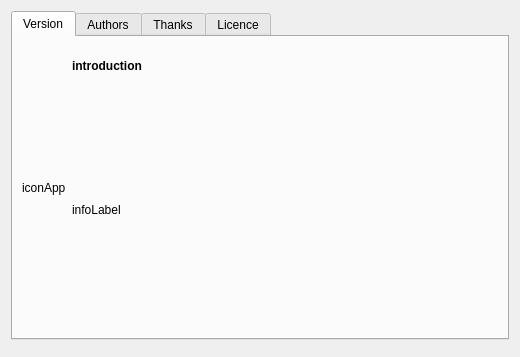
<?xml version="1.0" encoding="UTF-8"?>
<ui version="4.0">
 <class>aboutWidget</class>
 <widget class="QWidget" name="aboutWidget">
  <property name="geometry">
   <rect>
    <x>0</x>
    <y>0</y>
    <width>520</width>
    <height>357</height>
   </rect>
  </property>
  <property name="windowTitle">
   <string>About</string>
  </property>
  <layout class="QGridLayout" name="gridLayout">
   <item row="0" column="0">
    <widget class="QTabWidget" name="tabWidget">
     <property name="currentIndex">
      <number>0</number>
     </property>
     <widget class="QWidget" name="tab">
      <attribute name="title">
       <string>Version</string>
      </attribute>
      <layout class="QGridLayout" name="gridLayout_2">
       <item row="0" column="1">
        <widget class="QLabel" name="introduction">
         <property name="sizePolicy">
          <sizepolicy hsizetype="Minimum" vsizetype="Maximum">
           <horstretch>0</horstretch>
           <verstretch>0</verstretch>
          </sizepolicy>
         </property>
         <property name="minimumSize">
          <size>
           <width>0</width>
           <height>40</height>
          </size>
         </property>
         <property name="font">
          <font>
           <weight>75</weight>
           <bold>true</bold>
          </font>
         </property>
         <property name="text">
          <string notr="true">introduction</string>
         </property>
         <property name="textInteractionFlags">
          <set>Qt::TextSelectableByKeyboard|Qt::TextSelectableByMouse</set>
         </property>
        </widget>
       </item>
       <item row="1" column="1">
        <widget class="QLabel" name="infoLabel">
         <property name="sizePolicy">
          <sizepolicy hsizetype="Preferred" vsizetype="Preferred">
           <horstretch>0</horstretch>
           <verstretch>0</verstretch>
          </sizepolicy>
         </property>
         <property name="text">
          <string notr="true">infoLabel</string>
         </property>
         <property name="wordWrap">
          <bool>true</bool>
         </property>
         <property name="textInteractionFlags">
          <set>Qt::LinksAccessibleByKeyboard|Qt::LinksAccessibleByMouse</set>
         </property>
        </widget>
       </item>
       <item row="0" column="0" rowspan="2">
        <widget class="QLabel" name="iconApp">
         <property name="sizePolicy">
          <sizepolicy hsizetype="Maximum" vsizetype="Minimum">
           <horstretch>0</horstretch>
           <verstretch>0</verstretch>
          </sizepolicy>
         </property>
         <property name="text">
          <string notr="true">iconApp</string>
         </property>
        </widget>
       </item>
      </layout>
     </widget>
     <widget class="QWidget" name="tab_2">
      <attribute name="title">
       <string>Authors</string>
      </attribute>
      <layout class="QVBoxLayout" name="verticalLayout">
       <item>
        <widget class="QTextEdit" name="authorsEdit">
         <property name="textInteractionFlags">
          <set>Qt::TextSelectableByKeyboard|Qt::TextSelectableByMouse</set>
         </property>
        </widget>
       </item>
      </layout>
     </widget>
     <widget class="QWidget" name="tab_3">
      <attribute name="title">
       <string>Thanks</string>
      </attribute>
      <layout class="QVBoxLayout" name="verticalLayout_2">
       <item>
        <widget class="QLabel" name="label">
         <property name="text">
          <string>Thank to all the helpers.</string>
         </property>
         <property name="wordWrap">
          <bool>true</bool>
         </property>
        </widget>
       </item>
       <item>
        <widget class="QTextEdit" name="thanksEdit">
         <property name="textInteractionFlags">
          <set>Qt::TextSelectableByKeyboard|Qt::TextSelectableByMouse</set>
         </property>
        </widget>
       </item>
      </layout>
     </widget>
     <widget class="QWidget" name="tab_4">
      <attribute name="title">
       <string>Licence</string>
      </attribute>
      <layout class="QVBoxLayout" name="verticalLayout_3">
       <item>
        <widget class="QTextEdit" name="licenseEdit">
         <property name="font">
          <font>
           <family>Courier</family>
           <pointsize>9</pointsize>
          </font>
         </property>
         <property name="lineWrapMode">
          <enum>QTextEdit::NoWrap</enum>
         </property>
         <property name="html">
          <string notr="true">&lt;!DOCTYPE HTML PUBLIC &quot;-//W3C//DTD HTML 4.0//EN&quot; &quot;http://www.w3.org/TR/REC-html40/strict.dtd&quot;&gt;
&lt;html&gt;&lt;head&gt;&lt;meta name=&quot;qrichtext&quot; content=&quot;1&quot; /&gt;&lt;style type=&quot;text/css&quot;&gt;
p, li { white-space: pre-wrap; }
&lt;/style&gt;&lt;/head&gt;&lt;body style=&quot; font-family:'Courier'; font-size:9pt; font-weight:400; font-style:normal;&quot;&gt;
&lt;table border=&quot;0&quot; style=&quot;-qt-table-type: root; margin-top:4px; margin-bottom:4px; margin-left:4px; margin-right:4px;&quot;&gt;
&lt;tr&gt;
&lt;td style=&quot;border: none;&quot;&gt;
&lt;p style=&quot;-qt-paragraph-type:empty; margin-top:0px; margin-bottom:0px; margin-left:0px; margin-right:0px; -qt-block-indent:0; text-indent:0px;&quot;&gt;&lt;/p&gt;
&lt;p style=&quot;-qt-paragraph-type:empty; margin-top:0px; margin-bottom:0px; margin-left:0px; margin-right:0px; -qt-block-indent:0; text-indent:0px;&quot;&gt;&lt;/p&gt;
&lt;p style=&quot;-qt-paragraph-type:empty; margin-top:0px; margin-bottom:0px; margin-left:0px; margin-right:0px; -qt-block-indent:0; text-indent:0px;&quot;&gt;&lt;/p&gt;
&lt;p style=&quot;-qt-paragraph-type:empty; margin-top:0px; margin-bottom:0px; margin-left:0px; margin-right:0px; -qt-block-indent:0; text-indent:0px; font-family:'Sans'; font-size:10pt;&quot;&gt;&lt;/p&gt;
&lt;p style=&quot;-qt-paragraph-type:empty; margin-top:0px; margin-bottom:0px; margin-left:0px; margin-right:0px; -qt-block-indent:0; text-indent:0px; font-family:'Sans'; font-size:10pt;&quot;&gt;&lt;/p&gt;&lt;/td&gt;&lt;/tr&gt;&lt;/table&gt;&lt;/body&gt;&lt;/html&gt;</string>
         </property>
         <property name="acceptRichText">
          <bool>false</bool>
         </property>
         <property name="textInteractionFlags">
          <set>Qt::TextSelectableByKeyboard|Qt::TextSelectableByMouse</set>
         </property>
        </widget>
       </item>
      </layout>
     </widget>
    </widget>
   </item>
   <item row="1" column="0">
    <widget class="QDialogButtonBox" name="closeButtonBox">
     <property name="standardButtons">
      <set>QDialogButtonBox::NoButton</set>
     </property>
    </widget>
   </item>
  </layout>
 </widget>
 <resources/>
 <connections/>
</ui>
